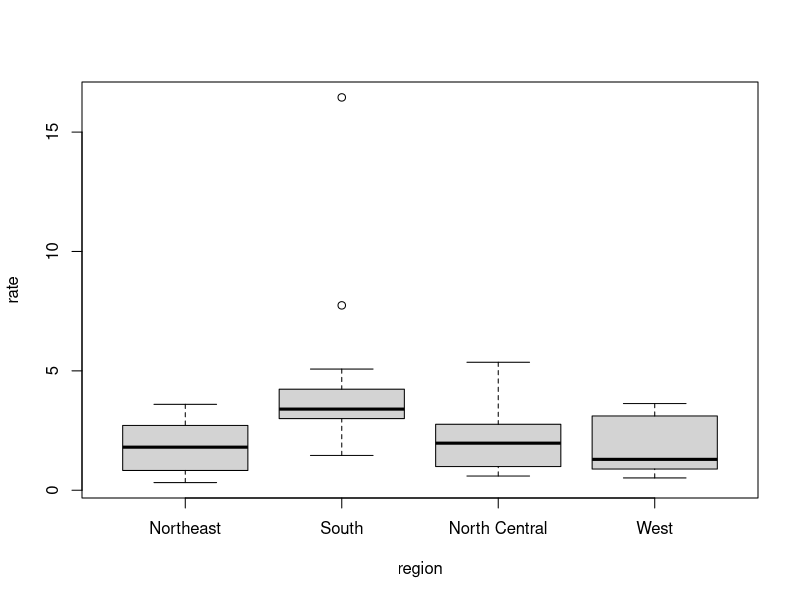

R code for this plot:
library(dslabs)
library(dplyr)
data("murders")
murders<-mutate(murders, rate=total/population*100000)
boxplot(rate~region, data=murders)
